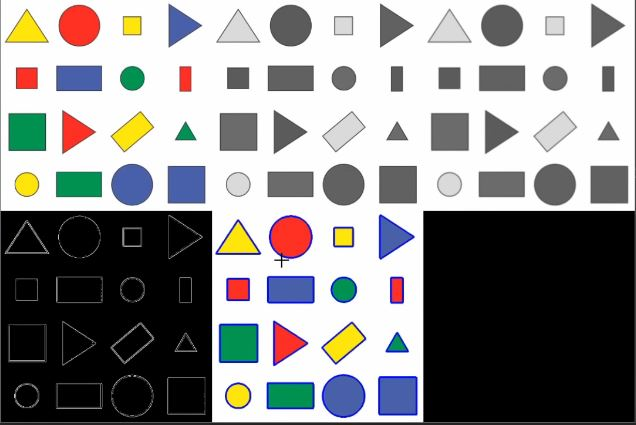
#> input picture OpenCV Examples/shapeDetection.JPG, 636 x 425 px
$ python -i edgeDetections.py   (imports and definitions only)
#> lines starting #> are read from the running program, lines starting #| are printed output that depends on the picture; after the words box and inside, x2 and y2 are one past the last pixel; in counts of white or black regions, pixels touching at a corner belong together
import cv2
import numpy as np

def cannyDetection(imgPath):
    img = cv2.imread(imgPath)
    imgCanny = cv2.Canny(img,100,100)
    cv2.imshow("Canny Output", imgCanny)
    cv2.waitkey(0)

def dialateImg(imgPath):
    # Increase edge thickness
    img = cv2.imread(imgPath)
    imgCanny = cv2.Canny(img, 100, 100)

    kernal = np.ones((5, 5), np.uint8)
    imgDialation = cv2.dilate(imgCanny,kernal,iterations=1)

    cv2.imshow("Dilated Output", imgDialation)
    cv2.waitkey(0)


def erodeImg(imgPath):
    # Decrease edge thickness
#> called with imgPath = 'shapeDetection.JPG'
    img = cv2.imread(imgPath)
#> img is the input picture: shape (425, 636, 3); mean B, G, R 139.3, 140, 140.3
    imgCanny = cv2.Canny(img, 100, 100)
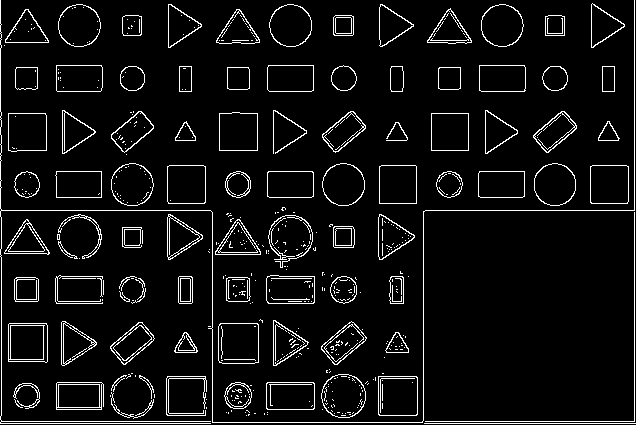
#> imgCanny: shape (425, 636); 6.1% white in thin lines or dots

    kernal = np.ones((5, 5), np.uint8)
    imgDialation = cv2.dilate(imgCanny, kernal, iterations=1)
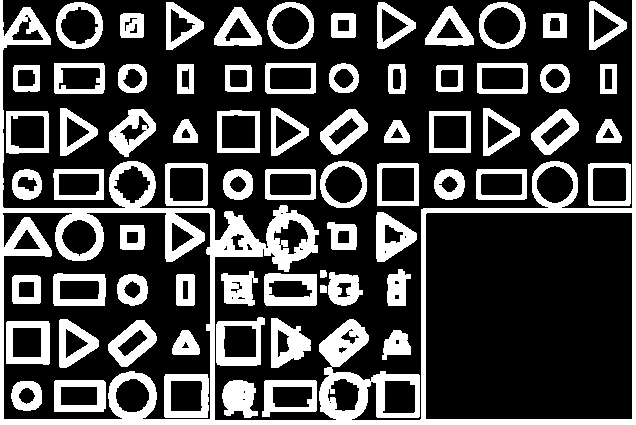
#> imgDialation: shape (425, 636); 27.5% white; 71 white regions, largest, box (x1, y1, x2, y2) and area: (0, 0, 636, 425) 24654, (271, 318, 311, 368) 1156, (264, 273, 317, 306) 1134
    imgEroded = cv2.erode(imgDialation,kernal,iterations=1)
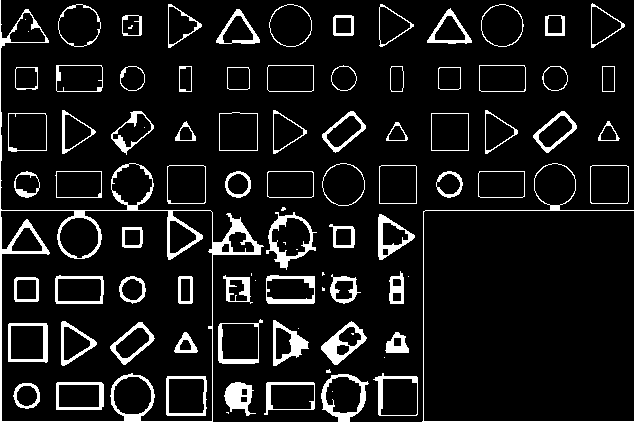
#> imgEroded: shape (425, 636); 10.1% white; 90 white regions (18 under 20 px), largest, box (x1, y1, x2, y2) and area: (0, 0, 636, 425) 8761, (266, 212, 317, 270) 741, (321, 321, 367, 365) 686

    cv2.imshow("Eroded Output", imgEroded)
#> (the run stopped early here; a loop or call above may not have finished)
